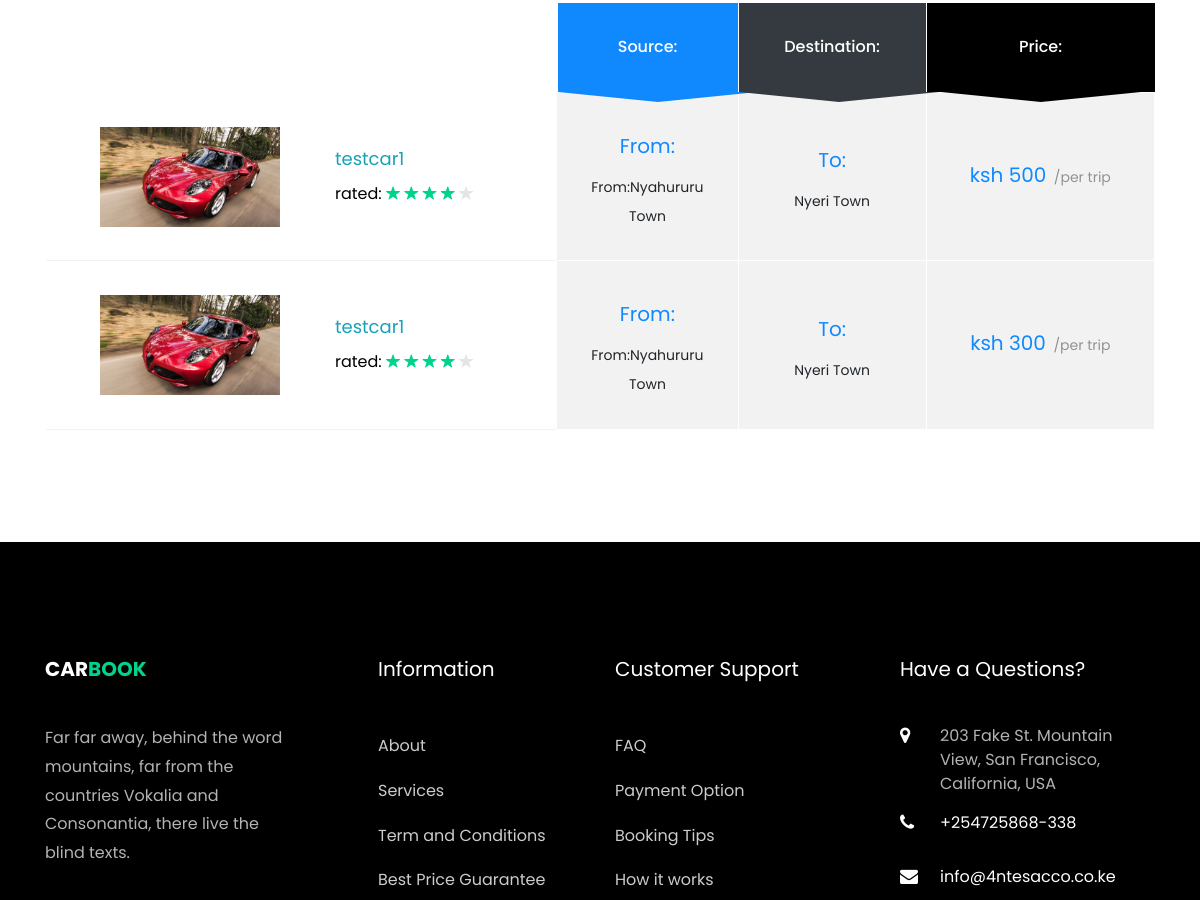
/Routes/ (middle part), run on an earlier commit of the app's database.
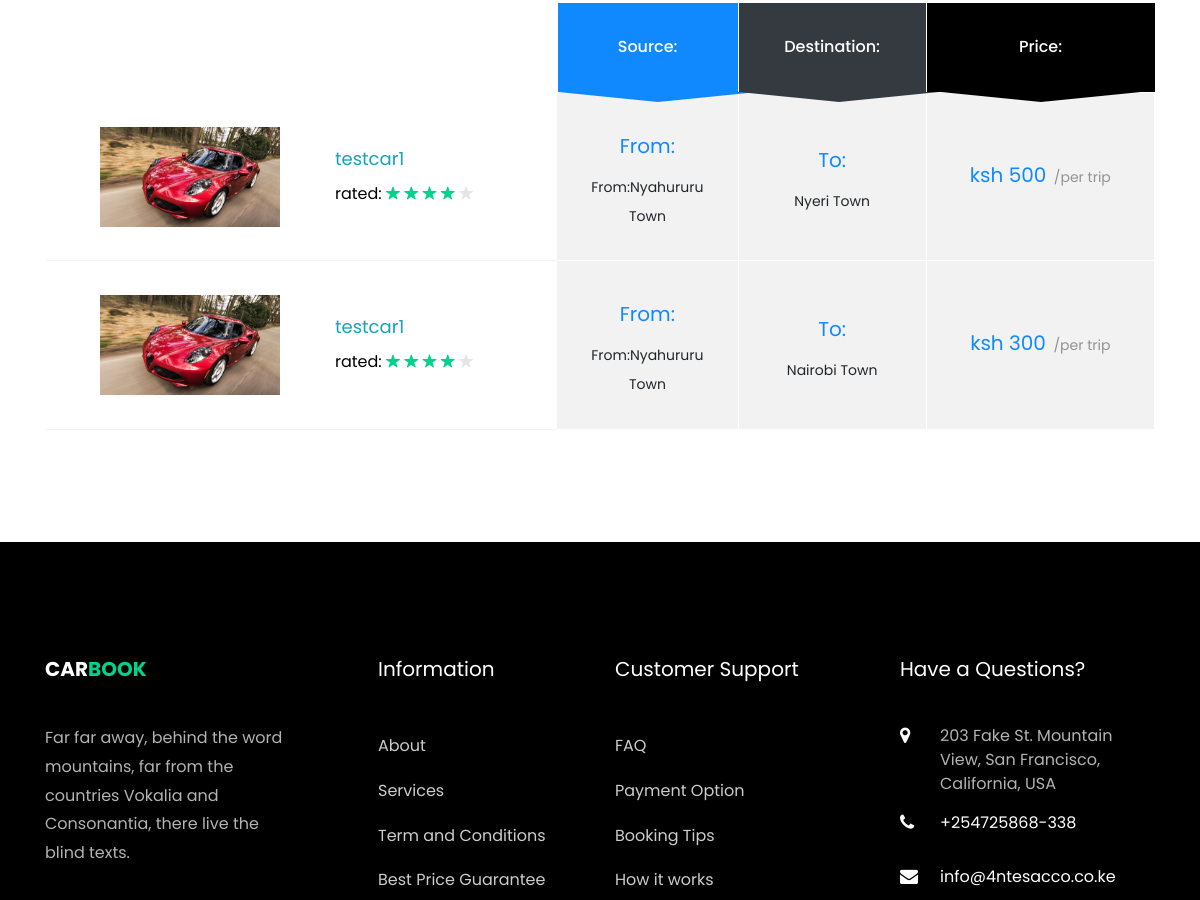
And on a later commit of the database.
### core/models.py (models this page shows, shortened)
class Route(models.Model):
    car = models.ForeignKey(Car, on_delete=models.CASCADE)
    From = models.CharField(max_length=200)
    Destination = models.CharField(max_length=200)
    Day = models.DateField(auto_now_add=False)
    Departure_Time = models.TimeField(auto_now_add=False)
    Arrival_time = models.TimeField(auto_now_add=False)
    price = models.PositiveIntegerField(default=0)
    class Meta:
        verbose_name_plural = 'Routes'

class Car(models.Model):
    name = models.CharField(max_length=200)
    image = models.ImageField()
    description = models.CharField(max_length=300)
    capacity = models.PositiveIntegerField()
    plate_no = models.CharField(max_length=100)
    fuel = models.CharField(max_length=100, choices=Fuel_Choices)
    Transmission = models.CharField(max_length=100, choices=Transmission_Choices)
    booked = models.BooleanField(default=False)
    class Meta:
        verbose_name_plural = 'Cars'

### core/views.py (the view)
# urls.py: path('Routes/', Routes.as_view(), name="Routes"),
class Routes(TemplateView):
    template_name = 'Routes.html'
    def get_context_data(self, **kwargs):
        context = super().get_context_data(**kwargs)
        context['route'] = Route.objects.all()
        return context

### templates/Routes.html (shortened to what this page needs)
{% extends 'index.html' %}
{% load static %}
  {% block content %}
    <section class="ftco-section ftco-cart">
			<div class="container">
				<div class="row">
    			<div class="col-md-12 ftco-animate">
    				<div class="car-list">
	    				<table class="table">
						    <thead class="thead-primary">
						      <tr class="text-center">
						        <th>&nbsp;</th>
						        <th>&nbsp;</th>
						        <th class="bg-primary heading">Source:</th>
						        <th class="bg-dark heading">Destination:</th>
						        <th class="bg-black heading">Price:</th>
						      </tr>
						    </thead>
						    <tbody>
                            {% for route in route %}
						      <tr class="">
						      	<td class="car-image"><div class="img" style="background-image:url({{ route.car.image.url }});"></div></td>
						        <td class="product-name">
                                    <a href="{% url 'RoutesDetail' route.id %}"><h3 class="text-info">{{ route.car.name }}</h3></a>
						        	<p class="mb-0 rated">
						        		<span>rated:</span>
						        		<span class="ion-ios-star"></span>
						        		<span class="ion-ios-star"></span>
						        		<span class="ion-ios-star"></span>
						        		<span class="ion-ios-star"></span>
						        		<span class="ion-ios-star"></span>
						        	</p>
						        </td>
						        <td class="price">
						        	<div class="price-rate">
							        	<h3>
							        		<span class="num"><small class="currency"></small>From:</span>
							        	</h3>
							        	<span class="subheading">From:Nyahururu<br>Town</span>
						        	</div>
						        </td>
						        <td class="price">
						        	<div class="price-rate">
							        	<h3>
							        		<span class="num"><small class="currency"></small> To:</span>
							        	</h3>
							        	<span class="subheading">{{ route.Destination }} Town</span>
						        </div>
						        </td>
						        <td class="price">
						        	<div class="price-rate">
							        	<h3>
							        		<span class="num"><small class="currency"></small> ksh {{ route.price }}</span>
							        		<span class="per">/per trip</span>
							        	</h3>
							        </div>
						        </td>
						      </tr>
                            {% endfor %}
						    </tbody>
						  </table>
					  </div>
    			</div>
    		</div>
			</div>
		</section>
  {% endblock %}

What changed in the data, as far as the page shows it:
changed Route: Destination "Nyeri" → "Nairobi"
